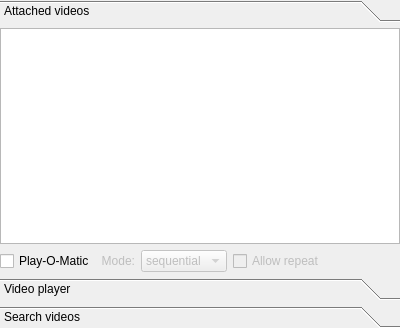
<?xml version="1.0" encoding="UTF-8"?>
<ui version="4.0">
 <author>R. Reucher</author>
 <class>YouTubeVideoPlayer</class>
 <widget class="QWidget" name="YouTubeVideoPlayer">
  <property name="geometry">
   <rect>
    <x>0</x>
    <y>0</y>
    <width>400</width>
    <height>328</height>
   </rect>
  </property>
  <layout class="QGridLayout" name="gridLayout">
   <property name="margin">
    <number>0</number>
   </property>
   <item row="0" column="0">
    <widget class="QToolBox" name="toolBox">
     <property name="currentIndex">
      <number>0</number>
     </property>
     <widget class="QWidget" name="pageAttachedVideos">
      <property name="geometry">
       <rect>
        <x>0</x>
        <y>0</y>
        <width>400</width>
        <height>238</height>
       </rect>
      </property>
      <attribute name="icon">
       <iconset resource="qmc2.qrc">
        <normaloff>:/data/img/movie.png</normaloff>:/data/img/movie.png</iconset>
      </attribute>
      <attribute name="label">
       <string>Attached videos</string>
      </attribute>
      <layout class="QGridLayout" name="gridLayoutAttachedVideos">
       <property name="margin">
        <number>0</number>
       </property>
       <item row="0" column="0" colspan="5">
        <widget class="QListWidget" name="listWidgetAttachedVideos">
         <property name="acceptDrops">
          <bool>true</bool>
         </property>
         <property name="showDropIndicator" stdset="0">
          <bool>true</bool>
         </property>
         <property name="dragEnabled">
          <bool>true</bool>
         </property>
         <property name="dragDropMode">
          <enum>QAbstractItemView::DragDrop</enum>
         </property>
         <property name="defaultDropAction">
          <enum>Qt::CopyAction</enum>
         </property>
        </widget>
       </item>
       <item row="1" column="0">
        <widget class="QCheckBox" name="checkBoxPlayOMatic">
         <property name="toolTip">
          <string>Start playing / select next video automatically</string>
         </property>
         <property name="text">
          <string>Play-O-Matic</string>
         </property>
        </widget>
       </item>
       <item row="1" column="1">
        <widget class="QLabel" name="label">
         <property name="enabled">
          <bool>false</bool>
         </property>
         <property name="text">
          <string>Mode:</string>
         </property>
         <property name="alignment">
          <set>Qt::AlignRight|Qt::AlignTrailing|Qt::AlignVCenter</set>
         </property>
        </widget>
       </item>
       <item row="1" column="2">
        <widget class="QComboBox" name="comboBoxMode">
         <property name="enabled">
          <bool>false</bool>
         </property>
         <property name="toolTip">
          <string>Choose the video selection mode</string>
         </property>
         <item>
          <property name="text">
           <string>sequential</string>
          </property>
         </item>
         <item>
          <property name="text">
           <string>random</string>
          </property>
         </item>
        </widget>
       </item>
       <item row="1" column="3">
        <widget class="QCheckBox" name="checkBoxRepeat">
         <property name="enabled">
          <bool>false</bool>
         </property>
         <property name="toolTip">
          <string>Allow videos to be repeated (otherwise stop after last video)</string>
         </property>
         <property name="text">
          <string>Allow repeat</string>
         </property>
        </widget>
       </item>
       <item row="1" column="4">
        <spacer name="horizontalSpacer">
         <property name="orientation">
          <enum>Qt::Horizontal</enum>
         </property>
         <property name="sizeHint" stdset="0">
          <size>
           <width>40</width>
           <height>20</height>
          </size>
         </property>
        </spacer>
       </item>
      </layout>
     </widget>
     <widget class="QWidget" name="pageVideoPlayer">
      <property name="geometry">
       <rect>
        <x>0</x>
        <y>0</y>
        <width>259</width>
        <height>32</height>
       </rect>
      </property>
      <attribute name="icon">
       <iconset resource="qmc2.qrc">
        <normaloff>:/data/img/youtube.png</normaloff>:/data/img/youtube.png</iconset>
      </attribute>
      <attribute name="label">
       <string>Video player</string>
      </attribute>
      <layout class="QGridLayout" name="gridLayoutVideoPlayer" columnstretch="0,0,0,1,0">
       <property name="margin">
        <number>0</number>
       </property>
       <item row="0" column="0" colspan="5">
        <widget class="Phonon::VideoPlayer" name="videoPlayer"/>
       </item>
       <item row="1" column="0">
        <widget class="QComboBox" name="comboBoxPreferredFormat">
         <property name="sizePolicy">
          <sizepolicy hsizetype="Fixed" vsizetype="Minimum">
           <horstretch>0</horstretch>
           <verstretch>0</verstretch>
          </sizepolicy>
         </property>
         <property name="toolTip">
          <string>Select the preferred video format (automatically falls back to the next available format)</string>
         </property>
         <item>
          <property name="text">
           <string>FLV 240P</string>
          </property>
          <property name="icon">
           <iconset resource="qmc2.qrc">
            <normaloff>:/data/img/trafficlight_off.png</normaloff>:/data/img/trafficlight_off.png</iconset>
          </property>
         </item>
         <item>
          <property name="text">
           <string>FLV 360P</string>
          </property>
          <property name="icon">
           <iconset resource="qmc2.qrc">
            <normaloff>:/data/img/trafficlight_off.png</normaloff>:/data/img/trafficlight_off.png</iconset>
          </property>
         </item>
         <item>
          <property name="text">
           <string>MP4 360P</string>
          </property>
          <property name="icon">
           <iconset resource="qmc2.qrc">
            <normaloff>:/data/img/trafficlight_off.png</normaloff>:/data/img/trafficlight_off.png</iconset>
          </property>
         </item>
         <item>
          <property name="text">
           <string>FLV 480P</string>
          </property>
          <property name="icon">
           <iconset resource="qmc2.qrc">
            <normaloff>:/data/img/trafficlight_off.png</normaloff>:/data/img/trafficlight_off.png</iconset>
          </property>
         </item>
         <item>
          <property name="text">
           <string>MP4 720P</string>
          </property>
          <property name="icon">
           <iconset resource="qmc2.qrc">
            <normaloff>:/data/img/trafficlight_off.png</normaloff>:/data/img/trafficlight_off.png</iconset>
          </property>
         </item>
         <item>
          <property name="text">
           <string>MP4 1080P</string>
          </property>
          <property name="icon">
           <iconset resource="qmc2.qrc">
            <normaloff>:/data/img/trafficlight_off.png</normaloff>:/data/img/trafficlight_off.png</iconset>
          </property>
         </item>
         <item>
          <property name="text">
           <string>MP4 3072P</string>
          </property>
          <property name="icon">
           <iconset resource="qmc2.qrc">
            <normaloff>:/data/img/trafficlight_off.png</normaloff>:/data/img/trafficlight_off.png</iconset>
          </property>
         </item>
        </widget>
       </item>
       <item row="1" column="1">
        <widget class="QToolButton" name="toolButtonPlayPause">
         <property name="sizePolicy">
          <sizepolicy hsizetype="Fixed" vsizetype="Minimum">
           <horstretch>0</horstretch>
           <verstretch>0</verstretch>
          </sizepolicy>
         </property>
         <property name="toolTip">
          <string>Play / pause / replay the current video</string>
         </property>
         <property name="text">
          <string/>
         </property>
         <property name="icon">
          <iconset resource="qmc2.qrc">
           <normaloff>:/data/img/media_stop.png</normaloff>:/data/img/media_stop.png</iconset>
         </property>
        </widget>
       </item>
       <item row="1" column="2">
        <widget class="Phonon::VolumeSlider" name="volumeSlider">
         <property name="sizePolicy">
          <sizepolicy hsizetype="Preferred" vsizetype="Minimum">
           <horstretch>0</horstretch>
           <verstretch>0</verstretch>
          </sizepolicy>
         </property>
        </widget>
       </item>
       <item row="1" column="4">
        <widget class="QLabel" name="labelPlayingTime">
         <property name="sizePolicy">
          <sizepolicy hsizetype="Preferred" vsizetype="Fixed">
           <horstretch>0</horstretch>
           <verstretch>0</verstretch>
          </sizepolicy>
         </property>
         <property name="toolTip">
          <string>Remaining playing time</string>
         </property>
         <property name="text">
          <string notr="true">--:--:--</string>
         </property>
         <property name="alignment">
          <set>Qt::AlignRight|Qt::AlignTrailing|Qt::AlignVCenter</set>
         </property>
        </widget>
       </item>
       <item row="1" column="3">
        <widget class="Phonon::SeekSlider" name="seekSlider">
         <property name="sizePolicy">
          <sizepolicy hsizetype="Preferred" vsizetype="Minimum">
           <horstretch>0</horstretch>
           <verstretch>0</verstretch>
          </sizepolicy>
         </property>
        </widget>
       </item>
      </layout>
     </widget>
     <widget class="QWidget" name="pageSearchVideos">
      <property name="geometry">
       <rect>
        <x>0</x>
        <y>0</y>
        <width>137</width>
        <height>125</height>
       </rect>
      </property>
      <attribute name="icon">
       <iconset resource="qmc2.qrc">
        <normaloff>:/data/img/pacman.png</normaloff>:/data/img/pacman.png</iconset>
      </attribute>
      <attribute name="label">
       <string>Search videos</string>
      </attribute>
      <layout class="QGridLayout" name="gridLayoutSearchVideos">
       <property name="margin">
        <number>0</number>
       </property>
       <item row="0" column="0">
        <widget class="QLineEdit" name="lineEditSearchString">
         <property name="sizePolicy">
          <sizepolicy hsizetype="Expanding" vsizetype="Minimum">
           <horstretch>0</horstretch>
           <verstretch>0</verstretch>
          </sizepolicy>
         </property>
         <property name="toolTip">
          <string>Search pattern -- use the 'hint' button to get a suggestion</string>
         </property>
        </widget>
       </item>
       <item row="0" column="3">
        <widget class="QToolButton" name="toolButtonSearch">
         <property name="sizePolicy">
          <sizepolicy hsizetype="Fixed" vsizetype="Minimum">
           <horstretch>0</horstretch>
           <verstretch>0</verstretch>
          </sizepolicy>
         </property>
         <property name="toolTip">
          <string>Search YouTube videos using the specified search pattern</string>
         </property>
         <property name="icon">
          <iconset resource="qmc2.qrc">
           <normaloff>:/data/img/search.png</normaloff>:/data/img/search.png</iconset>
         </property>
        </widget>
       </item>
       <item row="1" column="0" colspan="4">
        <widget class="QListWidget" name="listWidgetSearchResult"/>
       </item>
       <item row="0" column="1">
        <widget class="QSpinBox" name="spinBoxResultPage">
         <property name="sizePolicy">
          <sizepolicy hsizetype="Fixed" vsizetype="Minimum">
           <horstretch>0</horstretch>
           <verstretch>0</verstretch>
          </sizepolicy>
         </property>
         <property name="toolTip">
          <string>Select the search result page to use (automatically increments on every search with the same pattern)</string>
         </property>
         <property name="prefix">
          <string>P</string>
         </property>
         <property name="minimum">
          <number>1</number>
         </property>
         <property name="maximum">
          <number>50</number>
         </property>
        </widget>
       </item>
       <item row="0" column="2">
        <widget class="QToolButton" name="toolButtonSuggest">
         <property name="sizePolicy">
          <sizepolicy hsizetype="Fixed" vsizetype="Minimum">
           <horstretch>0</horstretch>
           <verstretch>0</verstretch>
          </sizepolicy>
         </property>
         <property name="toolTip">
          <string>Suggest a search pattern</string>
         </property>
         <property name="icon">
          <iconset resource="qmc2.qrc">
           <normaloff>:/data/img/hint.png</normaloff>:/data/img/hint.png</iconset>
         </property>
        </widget>
       </item>
      </layout>
     </widget>
    </widget>
   </item>
  </layout>
 </widget>
 <layoutdefault spacing="6" margin="6"/>
 <customwidgets>
  <customwidget>
   <class>Phonon::VideoPlayer</class>
   <extends>QWidget</extends>
   <header location="global">phonon/videoplayer.h</header>
  </customwidget>
  <customwidget>
   <class>Phonon::SeekSlider</class>
   <extends>QWidget</extends>
   <header location="global">phonon/seekslider.h</header>
  </customwidget>
  <customwidget>
   <class>Phonon::VolumeSlider</class>
   <extends>QWidget</extends>
   <header location="global">phonon/volumeslider.h</header>
  </customwidget>
 </customwidgets>
 <tabstops>
  <tabstop>listWidgetAttachedVideos</tabstop>
  <tabstop>checkBoxPlayOMatic</tabstop>
  <tabstop>comboBoxMode</tabstop>
  <tabstop>checkBoxRepeat</tabstop>
  <tabstop>comboBoxPreferredFormat</tabstop>
  <tabstop>toolButtonPlayPause</tabstop>
  <tabstop>lineEditSearchString</tabstop>
  <tabstop>spinBoxResultPage</tabstop>
  <tabstop>toolButtonSuggest</tabstop>
  <tabstop>toolButtonSearch</tabstop>
  <tabstop>listWidgetSearchResult</tabstop>
 </tabstops>
 <resources>
  <include location="qmc2.qrc"/>
 </resources>
 <connections>
  <connection>
   <sender>lineEditSearchString</sender>
   <signal>returnPressed()</signal>
   <receiver>toolButtonSearch</receiver>
   <slot>animateClick()</slot>
   <hints>
    <hint type="sourcelabel">
     <x>157</x>
     <y>103</y>
    </hint>
    <hint type="destinationlabel">
     <x>399</x>
     <y>114</y>
    </hint>
   </hints>
  </connection>
  <connection>
   <sender>checkBoxPlayOMatic</sender>
   <signal>toggled(bool)</signal>
   <receiver>checkBoxRepeat</receiver>
   <slot>setEnabled(bool)</slot>
   <hints>
    <hint type="sourcelabel">
     <x>74</x>
     <y>255</y>
    </hint>
    <hint type="destinationlabel">
     <x>109</x>
     <y>254</y>
    </hint>
   </hints>
  </connection>
  <connection>
   <sender>checkBoxPlayOMatic</sender>
   <signal>toggled(bool)</signal>
   <receiver>comboBoxMode</receiver>
   <slot>setEnabled(bool)</slot>
   <hints>
    <hint type="sourcelabel">
     <x>66</x>
     <y>264</y>
    </hint>
    <hint type="destinationlabel">
     <x>233</x>
     <y>265</y>
    </hint>
   </hints>
  </connection>
  <connection>
   <sender>checkBoxPlayOMatic</sender>
   <signal>toggled(bool)</signal>
   <receiver>label</receiver>
   <slot>setEnabled(bool)</slot>
   <hints>
    <hint type="sourcelabel">
     <x>32</x>
     <y>255</y>
    </hint>
    <hint type="destinationlabel">
     <x>187</x>
     <y>251</y>
    </hint>
   </hints>
  </connection>
 </connections>
</ui>
